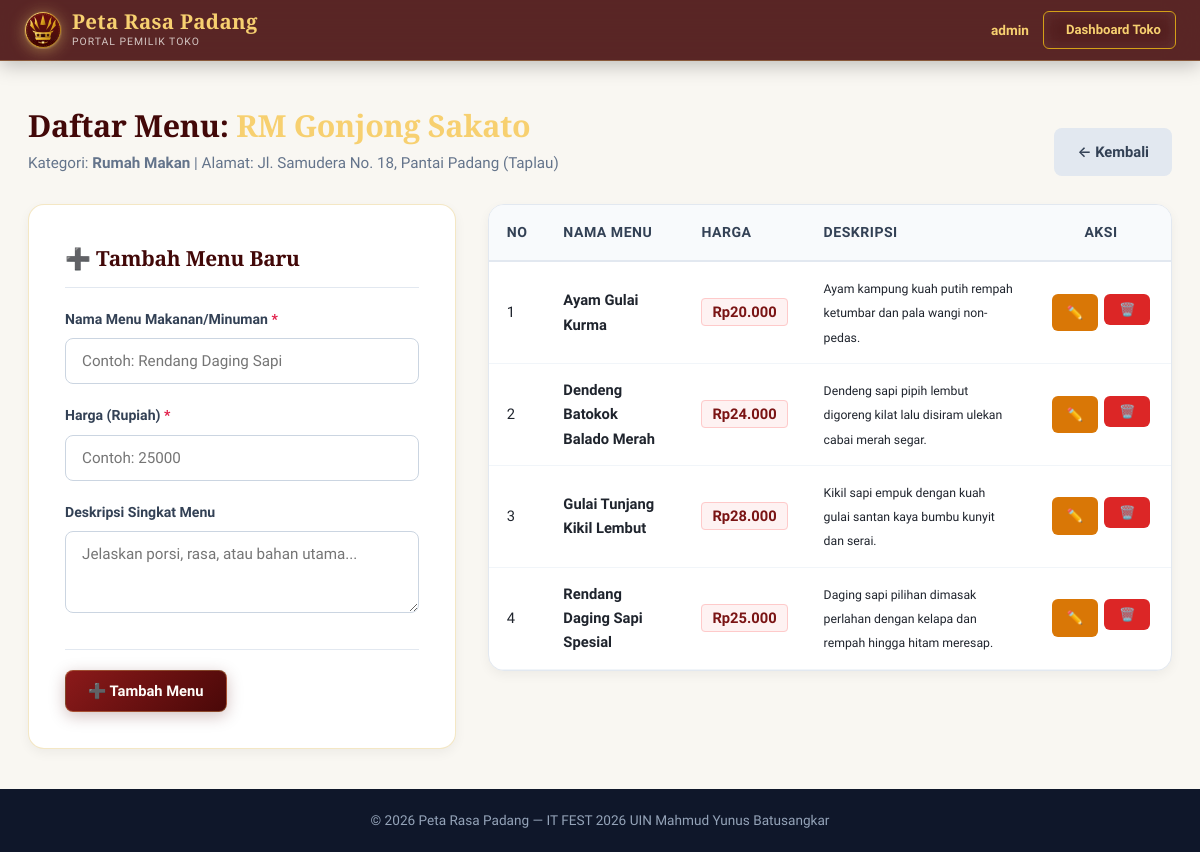
/pemilik/kelola-menu.php?id_toko=1 (signed in), run on the app's committed database.
### tables this page shows
CREATE TABLE `toko` (
  `id_toko` int(11) NOT NULL AUTO_INCREMENT,
  `nama_toko` varchar(100) NOT NULL,
  `alamat` varchar(255) DEFAULT NULL,
  `kategori` varchar(50) DEFAULT NULL,
  `deskripsi` text DEFAULT NULL,
  `latitude` decimal(10,7) NOT NULL,
  `longitude` decimal(10,7) NOT NULL,
  `foto` varchar(255) DEFAULT NULL,
  `no_wa` varchar(20) DEFAULT NULL,
  `jam_buka` varchar(100) DEFAULT NULL,
  `is_khas` tinyint(1) DEFAULT 0,
  `is_hidden_gem` tinyint(1) DEFAULT 0,
  `visit_count` int(11) DEFAULT 0,
  `whatsapp_views` int(11) DEFAULT 0,
  `id_pemilik` int(11) DEFAULT NULL,
  PRIMARY KEY (`id_toko`),
  KEY `fk_toko_pemilik` (`id_pemilik`),
  CONSTRAINT `fk_toko_pemilik` FOREIGN KEY (`id_pemilik`) REFERENCES `users` (`id_user`) ON DELETE SET NULL
);

CREATE TABLE `menu` (
  `id_menu` int(11) NOT NULL AUTO_INCREMENT,
  `id_toko` int(11) NOT NULL,
  `nama_menu` varchar(100) NOT NULL,
  `harga` int(11) DEFAULT NULL,
  `deskripsi` varchar(255) DEFAULT NULL,
  `foto_menu` varchar(255) DEFAULT NULL,
  PRIMARY KEY (`id_menu`),
  KEY `id_toko` (`id_toko`),
  CONSTRAINT `menu_ibfk_1` FOREIGN KEY (`id_toko`) REFERENCES `toko` (`id_toko`) ON DELETE CASCADE
);

### pemilik/kelola-menu.php (the view, shortened to what this page needs)
<?php
$is_pemilik = isset($_SESSION['role']) && $_SESSION['role'] === 'pemilik';
require_once '../koneksi.php';
$id_pemilik = $is_pemilik ? (int)$_SESSION['id_user'] : 0;
$id_toko = (int)($_GET['id_toko'] ?? 0);
$query_toko = $is_pemilik
    ? "SELECT * FROM toko WHERE id_toko = ? AND id_pemilik = ?"
    : "SELECT * FROM toko WHERE id_toko = ?";
$stmt_toko = mysqli_prepare($koneksi, $query_toko);
if ($is_pemilik) {
    mysqli_stmt_bind_param($stmt_toko, "ii", $id_toko, $id_pemilik);
} else {
    mysqli_stmt_bind_param($stmt_toko, "i", $id_toko);
}
mysqli_stmt_execute($stmt_toko);
$res_toko = mysqli_stmt_get_result($stmt_toko);
$toko = mysqli_fetch_assoc($res_toko);
$edit_item = null;
$stmt_list = mysqli_prepare($koneksi, "SELECT * FROM menu WHERE id_toko = ? ORDER BY id_menu DESC");
mysqli_stmt_bind_param($stmt_list, "i", $id_toko);
mysqli_stmt_execute($stmt_list);
$res_menu = mysqli_stmt_get_result($stmt_list);
?>
<!DOCTYPE html>
<html lang="id">
<head>
    <link rel="stylesheet" href="../assets/css/style.css">
</head>
<body class="owner-page">
    <header class="navbar" id="main-navbar">
        <div class="nav-container">
            <a href="../index.php" class="brand">
                <span class="brand-icon"><img src="../assets/img/logo-minang.svg" alt="Logo Peta Rasa Padang"></span>
                <div class="brand-text">
                    <span class="brand-title">Peta Rasa Padang</span>
                    <span class="brand-tagline">Portal Pemilik Toko</span>
                </div>
            </a>
            <div class="nav-links">
                <span class="user-greeting" style="color:var(--emas-terang); font-size:0.85rem; font-weight:600;">
                    <i class="fa-solid fa-user"></i> <?= htmlspecialchars($_SESSION['username']); ?>
                </span>
                <a href="dashboard.php" class="btn btn-outline-gold btn-sm"><i class="fa-solid fa-arrow-left"></i> Dashboard Toko</a>
            </div>
        </div>
    </header>
    <main class="admin-main">
        <div class="admin-container">
            <div class="admin-header-flex">
                <div>
                    <h2 class="section-title">Daftar Menu: <span class="text-gold"><?= htmlspecialchars($toko['nama_toko']); ?></span></h2>
                    <p class="section-desc">Kategori: <strong><?= htmlspecialchars($toko['kategori']); ?></strong> | Alamat: <?= htmlspecialchars($toko['alamat']); ?></p>
                </div>
                <div>
                    <a href="<?= $is_pemilik ? '../pemilik/dashboard.php' : 'dashboard.php'; ?>" class="btn btn-secondary">← Kembali</a>
                </div>
            </div>
            <div class="admin-two-cols">
                <div class="col-form">
                    <div class="form-card">
                        <h3 class="form-title-sm"><?= $edit_item ? '✏️ Edit Menu' : '➕ Tambah Menu Baru'; ?></h3>
                        <form action="menu.php?id_toko=<?= $id_toko; ?>" method="POST">
                            <div class="form-group">
                                <label for="nama_menu">Nama Menu Makanan/Minuman <span class="required">*</span></label>
                                <input type="text" id="nama_menu" name="nama_menu" class="form-control" placeholder="Contoh: Rendang Daging Sapi" required value="<?= htmlspecialchars($edit_item['nama_menu'] ?? ''); ?>">
                            </div>
                            <div class="form-group">
                                <label for="harga">Harga (Rupiah) <span class="required">*</span></label>
                                <input type="number" id="harga" name="harga" class="form-control" placeholder="Contoh: 25000" min="500" step="500" required value="<?= htmlspecialchars($edit_item['harga'] ?? ''); ?>">
                            </div>
                            <div class="form-group">
                                <label for="deskripsi">Deskripsi Singkat Menu</label>
                                <textarea id="deskripsi" name="deskripsi" class="form-control" rows="3" placeholder="Jelaskan porsi, rasa, atau bahan utama..."><?= htmlspecialchars($edit_item['deskripsi'] ?? ''); ?></textarea>
                            </div>
                            <div class="form-actions">
                                <button type="submit" class="btn btn-primary">
                                    <?= $edit_item ? '💾 Simpan Perubahan' : '➕ Tambah Menu'; ?>
                                </button>
                            </div>
                        </form>
                    </div>
                </div>
                <div class="col-table">
                    <div class="card-table">
                        <div class="table-responsive">
                            <table class="data-table">
                                <thead>
                                    <tr>
                                        <th style="width: 40px;">No</th>
                                        <th>Nama Menu</th>
                                        <th>Harga</th>
                                        <th>Deskripsi</th>
                                        <th style="width: 140px; text-align: center;">Aksi</th>
                                    </tr>
                                </thead>
                                <tbody>
                                    <?php if (mysqli_num_rows($res_menu) > 0): ?>
                                        <?php $no = 1; while ($m = mysqli_fetch_assoc($res_menu)): ?>
                                            <tr>
                                                <td><?= $no++; ?></td>
                                                <td><strong><?= htmlspecialchars($m['nama_menu']); ?></strong></td>
                                                <td><span class="price-badge">Rp<?= number_format($m['harga'], 0, ',', '.'); ?></span></td>
                                                <td><small><?= htmlspecialchars($m['deskripsi'] ?? '-'); ?></small></td>
                                                <td style="text-align: center;">
                                                    <div class="btn-group">
                                                        <a href="menu.php?id_toko=<?= $id_toko; ?>&edit=<?= $m['id_menu']; ?>" class="btn btn-sm btn-warning" title="Edit">
                                                            ✏️
                                                        </a>
                                                        <form action="menu.php?id_toko=<?= $id_toko; ?>" method="POST" style="display:inline; margin:0;" onsubmit="return confirm('Hapus menu ini?');">
                                                            <button type="submit" class="btn btn-sm btn-danger" title="Hapus">🗑️</button>
                                                        </form>
                                                    </div>
                                                </td>
                                            </tr>
                                        <?php endwhile; ?>
                                    <?php else: ?>
                                        <tr>
                                            <td colspan="5" style="text-align: center; padding: 2rem;">Belum ada menu terdaftar untuk toko ini. Silakan gunakan formulir di samping untuk menambah menu.</td>
                                        </tr>
                                    <?php endif; ?>
                                </tbody>
                            </table>
                        </div>
                    </div>
                </div>
            </div>
        </div>
    </main>
    <footer class="admin-footer">
        <p>&copy; 2026 Peta Rasa Padang — IT FEST 2026 UIN Mahmud Yunus Batusangkar</p>
    </footer>
</body>
</html>

### data on the page
toko: nama_toko "RM Gonjong Sakato", kategori "Rumah Makan", alamat "Jl. Samudera No. 18, Pantai Padang (Taplau)"
menu: nama_menu "Ayam Gulai Kurma", harga "20.000", deskripsi "Ayam kampung kuah putih rempah ketumbar dan pala wangi non-pedas."
menu: nama_menu "Dendeng Batokok Balado Merah", harga "24.000", deskripsi "Dendeng sapi pipih lembut digoreng kilat lalu disiram ulekan cabai merah segar."
menu: nama_menu "Gulai Tunjang Kikil Lembut", harga "28.000", deskripsi "Kikil sapi empuk dengan kuah gulai santan kaya bumbu kunyit dan serai."
menu: nama_menu "Rendang Daging Sapi Spesial", harga "25.000", deskripsi "Daging sapi pilihan dimasak perlahan dengan kelapa dan rempah hingga hitam meresap."

### other printed values
$_SESSION['username'] "admin"
